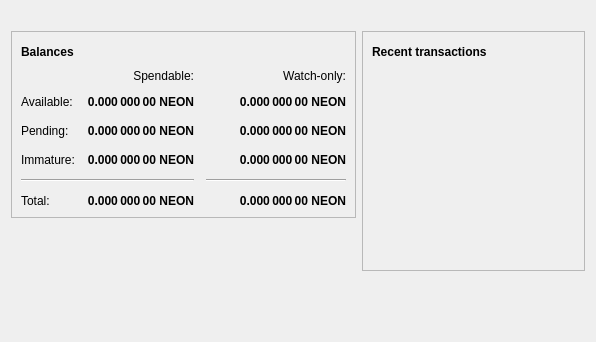
<?xml version="1.0" encoding="UTF-8"?>
<ui version="4.0">
 <class>OverviewPage</class>
 <widget class="QWidget" name="OverviewPage">
  <property name="geometry">
   <rect>
    <x>0</x>
    <y>0</y>
    <width>596</width>
    <height>342</height>
   </rect>
  </property>
  <property name="windowTitle">
   <string>Form</string>
  </property>
  <layout class="QVBoxLayout" name="topLayout">
   <item>
    <widget class="QLabel" name="labelAlerts">
     <property name="visible">
      <bool>false</bool>
     </property>
     <property name="styleSheet">
      <string notr="true">background-color: #3cb054; color:#ffffff;QLabel { background-color: qlineargradient(x1: 0, y1: 0, x2: 1, y2: 0, stop:0 #F0D0A0, st    op:1 #F8D488); color:#000000; }</string>
     </property>
     <property name="wordWrap">
      <bool>true</bool>
     </property>
     <property name="margin">
      <number>3</number>
     </property>
     <property name="textInteractionFlags">
      <set>Qt::TextSelectableByMouse</set>
     </property>
    </widget>
   </item>
   <item>
    <layout class="QHBoxLayout" name="horizontalLayout" stretch="1,1">
     <item>
      <layout class="QVBoxLayout" name="verticalLayout_2">
       <item>
        <widget class="QFrame" name="frame">
         <property name="frameShape">
          <enum>QFrame::StyledPanel</enum>
         </property>
         <property name="frameShadow">
          <enum>QFrame::Raised</enum>
         </property>
         <layout class="QVBoxLayout" name="verticalLayout_4">
          <item>
           <layout class="QHBoxLayout" name="horizontalLayout_4">
            <item>
             <widget class="QLabel" name="label_5">
              <property name="font">
               <font>
                <weight>75</weight>
                <bold>true</bold>
               </font>
              </property>
              <property name="text">
               <string>Balances</string>
              </property>
             </widget>
            </item>
            <item>
             <widget class="QPushButton" name="labelWalletStatus">
              <property name="enabled">
               <bool>true</bool>
              </property>
              <property name="maximumSize">
               <size>
                <width>30</width>
                <height>16777215</height>
               </size>
              </property>
              <property name="toolTip">
               <string>The displayed information may be out of date. Your wallet automatically synchronizes with the Neon network after a connection is established, but this process has not completed yet.</string>
              </property>
              <property name="text">
               <string/>
              </property>
              <property name="icon">
               <iconset resource="../neon.qrc">
                <normaloff>:/icons/warning</normaloff>
                <disabledoff>:/icons/warning</disabledoff>:/icons/warning</iconset>
              </property>
              <property name="iconSize">
               <size>
                <width>24</width>
                <height>24</height>
               </size>
              </property>
              <property name="flat">
               <bool>true</bool>
              </property>
             </widget>
            </item>
            <item>
             <spacer name="horizontalSpacer_3">
              <property name="orientation">
               <enum>Qt::Horizontal</enum>
              </property>
              <property name="sizeHint" stdset="0">
               <size>
                <width>40</width>
                <height>20</height>
               </size>
              </property>
             </spacer>
            </item>
           </layout>
          </item>
          <item>
           <layout class="QGridLayout" name="gridLayout">
            <property name="spacing">
             <number>12</number>
            </property>
            <item row="2" column="2">
             <widget class="QLabel" name="labelWatchPending">
              <property name="font">
               <font>
                <weight>75</weight>
                <bold>true</bold>
               </font>
              </property>
              <property name="cursor">
               <cursorShape>IBeamCursor</cursorShape>
              </property>
              <property name="toolTip">
               <string>Unconfirmed transactions to watch-only addresses</string>
              </property>
              <property name="text">
               <string notr="true">0.000 000 00 NEON</string>
              </property>
              <property name="alignment">
               <set>Qt::AlignRight|Qt::AlignTrailing|Qt::AlignVCenter</set>
              </property>
              <property name="textInteractionFlags">
               <set>Qt::LinksAccessibleByMouse|Qt::TextSelectableByKeyboard|Qt::TextSelectableByMouse</set>
              </property>
             </widget>
            </item>
            <item row="2" column="1">
             <widget class="QLabel" name="labelUnconfirmed">
              <property name="font">
               <font>
                <weight>75</weight>
                <bold>true</bold>
               </font>
              </property>
              <property name="cursor">
               <cursorShape>IBeamCursor</cursorShape>
              </property>
              <property name="toolTip">
               <string>Total of transactions that have yet to be confirmed, and do not yet count toward the spendable balance</string>
              </property>
              <property name="text">
               <string notr="true">0.000 000 00 NEON</string>
              </property>
              <property name="alignment">
               <set>Qt::AlignRight|Qt::AlignTrailing|Qt::AlignVCenter</set>
              </property>
              <property name="textInteractionFlags">
               <set>Qt::LinksAccessibleByMouse|Qt::TextSelectableByKeyboard|Qt::TextSelectableByMouse</set>
              </property>
             </widget>
            </item>
            <item row="3" column="2">
             <widget class="QLabel" name="labelWatchImmature">
              <property name="font">
               <font>
                <weight>75</weight>
                <bold>true</bold>
               </font>
              </property>
              <property name="cursor">
               <cursorShape>IBeamCursor</cursorShape>
              </property>
              <property name="toolTip">
               <string>Mined balance in watch-only addresses that has not yet matured</string>
              </property>
              <property name="text">
               <string notr="true">0.000 000 00 NEON</string>
              </property>
              <property name="alignment">
               <set>Qt::AlignRight|Qt::AlignTrailing|Qt::AlignVCenter</set>
              </property>
              <property name="textInteractionFlags">
               <set>Qt::LinksAccessibleByMouse|Qt::TextSelectableByKeyboard|Qt::TextSelectableByMouse</set>
              </property>
             </widget>
            </item>
            <item row="4" column="0" colspan="2">
             <widget class="Line" name="line">
              <property name="orientation">
               <enum>Qt::Horizontal</enum>
              </property>
             </widget>
            </item>
            <item row="4" column="2">
             <widget class="Line" name="lineWatchBalance">
              <property name="sizePolicy">
               <sizepolicy hsizetype="Preferred" vsizetype="Fixed">
                <horstretch>0</horstretch>
                <verstretch>0</verstretch>
               </sizepolicy>
              </property>
              <property name="minimumSize">
               <size>
                <width>140</width>
                <height>0</height>
               </size>
              </property>
              <property name="orientation">
               <enum>Qt::Horizontal</enum>
              </property>
             </widget>
            </item>
            <item row="5" column="0">
             <widget class="QLabel" name="labelTotalText">
              <property name="text">
               <string>Total:</string>
              </property>
             </widget>
            </item>
            <item row="3" column="1">
             <widget class="QLabel" name="labelImmature">
              <property name="font">
               <font>
                <weight>75</weight>
                <bold>true</bold>
               </font>
              </property>
              <property name="cursor">
               <cursorShape>IBeamCursor</cursorShape>
              </property>
              <property name="toolTip">
               <string>Mined balance that has not yet matured</string>
              </property>
              <property name="text">
               <string notr="true">0.000 000 00 NEON</string>
              </property>
              <property name="alignment">
               <set>Qt::AlignRight|Qt::AlignTrailing|Qt::AlignVCenter</set>
              </property>
              <property name="textInteractionFlags">
               <set>Qt::LinksAccessibleByMouse|Qt::TextSelectableByKeyboard|Qt::TextSelectableByMouse</set>
              </property>
             </widget>
            </item>
            <item row="2" column="3">
             <spacer name="horizontalSpacer_2">
              <property name="orientation">
               <enum>Qt::Horizontal</enum>
              </property>
              <property name="sizeHint" stdset="0">
               <size>
                <width>40</width>
                <height>20</height>
               </size>
              </property>
             </spacer>
            </item>
            <item row="3" column="0">
             <widget class="QLabel" name="labelImmatureText">
              <property name="text">
               <string>Immature:</string>
              </property>
             </widget>
            </item>
            <item row="5" column="1">
             <widget class="QLabel" name="labelTotal">
              <property name="font">
               <font>
                <weight>75</weight>
                <bold>true</bold>
               </font>
              </property>
              <property name="cursor">
               <cursorShape>IBeamCursor</cursorShape>
              </property>
              <property name="toolTip">
               <string>Your current total balance</string>
              </property>
              <property name="text">
               <string notr="true">0.000 000 00 NEON</string>
              </property>
              <property name="alignment">
               <set>Qt::AlignRight|Qt::AlignTrailing|Qt::AlignVCenter</set>
              </property>
              <property name="textInteractionFlags">
               <set>Qt::LinksAccessibleByMouse|Qt::TextSelectableByKeyboard|Qt::TextSelectableByMouse</set>
              </property>
             </widget>
            </item>
            <item row="5" column="2">
             <widget class="QLabel" name="labelWatchTotal">
              <property name="font">
               <font>
                <weight>75</weight>
                <bold>true</bold>
               </font>
              </property>
              <property name="cursor">
               <cursorShape>IBeamCursor</cursorShape>
              </property>
              <property name="toolTip">
               <string>Current total balance in watch-only addresses</string>
              </property>
              <property name="text">
               <string notr="true">0.000 000 00 NEON</string>
              </property>
              <property name="alignment">
               <set>Qt::AlignRight|Qt::AlignTrailing|Qt::AlignVCenter</set>
              </property>
              <property name="textInteractionFlags">
               <set>Qt::LinksAccessibleByMouse|Qt::TextSelectableByKeyboard|Qt::TextSelectableByMouse</set>
              </property>
             </widget>
            </item>
            <item row="0" column="2">
             <widget class="QLabel" name="labelWatchonly">
              <property name="text">
               <string>Watch-only:</string>
              </property>
              <property name="alignment">
               <set>Qt::AlignRight|Qt::AlignTrailing|Qt::AlignVCenter</set>
              </property>
             </widget>
            </item>
            <item row="1" column="0">
             <widget class="QLabel" name="labelBalanceText">
              <property name="text">
               <string>Available:</string>
              </property>
             </widget>
            </item>
            <item row="1" column="1">
             <widget class="QLabel" name="labelBalance">
              <property name="font">
               <font>
                <weight>75</weight>
                <bold>true</bold>
               </font>
              </property>
              <property name="cursor">
               <cursorShape>IBeamCursor</cursorShape>
              </property>
              <property name="toolTip">
               <string>Your current spendable balance</string>
              </property>
              <property name="text">
               <string notr="true">0.000 000 00 NEON</string>
              </property>
              <property name="alignment">
               <set>Qt::AlignRight|Qt::AlignTrailing|Qt::AlignVCenter</set>
              </property>
              <property name="textInteractionFlags">
               <set>Qt::LinksAccessibleByMouse|Qt::TextSelectableByKeyboard|Qt::TextSelectableByMouse</set>
              </property>
             </widget>
            </item>
            <item row="1" column="2">
             <widget class="QLabel" name="labelWatchAvailable">
              <property name="font">
               <font>
                <weight>75</weight>
                <bold>true</bold>
               </font>
              </property>
              <property name="cursor">
               <cursorShape>IBeamCursor</cursorShape>
              </property>
              <property name="toolTip">
               <string>Your current balance in watch-only addresses</string>
              </property>
              <property name="text">
               <string notr="true">0.000 000 00 NEON</string>
              </property>
              <property name="alignment">
               <set>Qt::AlignRight|Qt::AlignTrailing|Qt::AlignVCenter</set>
              </property>
              <property name="textInteractionFlags">
               <set>Qt::LinksAccessibleByMouse|Qt::TextSelectableByKeyboard|Qt::TextSelectableByMouse</set>
              </property>
             </widget>
            </item>
            <item row="2" column="0">
             <widget class="QLabel" name="labelPendingText">
              <property name="text">
               <string>Pending:</string>
              </property>
             </widget>
            </item>
            <item row="0" column="1">
             <widget class="QLabel" name="labelSpendable">
              <property name="text">
               <string>Spendable:</string>
              </property>
              <property name="alignment">
               <set>Qt::AlignRight|Qt::AlignTrailing|Qt::AlignVCenter</set>
              </property>
             </widget>
            </item>
           </layout>
          </item>
         </layout>
        </widget>
       </item>
       <item>
        <spacer name="verticalSpacer">
         <property name="orientation">
          <enum>Qt::Vertical</enum>
         </property>
         <property name="sizeHint" stdset="0">
          <size>
           <width>20</width>
           <height>40</height>
          </size>
         </property>
        </spacer>
       </item>
      </layout>
     </item>
     <item>
      <layout class="QVBoxLayout" name="verticalLayout_3">
       <item>
        <widget class="QFrame" name="frame_2">
         <property name="frameShape">
          <enum>QFrame::StyledPanel</enum>
         </property>
         <property name="frameShadow">
          <enum>QFrame::Raised</enum>
         </property>
         <layout class="QVBoxLayout" name="verticalLayout">
          <item>
           <layout class="QHBoxLayout" name="horizontalLayout_2">
            <item>
             <widget class="QLabel" name="label_4">
              <property name="font">
               <font>
                <weight>75</weight>
                <bold>true</bold>
               </font>
              </property>
              <property name="text">
               <string>Recent transactions</string>
              </property>
             </widget>
            </item>
            <item>
             <widget class="QPushButton" name="labelTransactionsStatus">
              <property name="enabled">
               <bool>true</bool>
              </property>
              <property name="maximumSize">
               <size>
                <width>30</width>
                <height>16777215</height>
               </size>
              </property>
              <property name="toolTip">
               <string>The displayed information may be out of date. Your wallet automatically synchronizes with the Neon network after a connection is established, but this process has not completed yet.</string>
              </property>
              <property name="text">
               <string/>
              </property>
              <property name="icon">
               <iconset resource="../neon.qrc">
                <normaloff>:/icons/warning</normaloff>
                <disabledoff>:/icons/warning</disabledoff>:/icons/warning</iconset>
              </property>
              <property name="iconSize">
               <size>
                <width>24</width>
                <height>24</height>
               </size>
              </property>
              <property name="flat">
               <bool>true</bool>
              </property>
             </widget>
            </item>
            <item>
             <spacer name="horizontalSpacer">
              <property name="orientation">
               <enum>Qt::Horizontal</enum>
              </property>
              <property name="sizeHint" stdset="0">
               <size>
                <width>40</width>
                <height>20</height>
               </size>
              </property>
             </spacer>
            </item>
           </layout>
          </item>
          <item>
           <widget class="QListView" name="listTransactions">
            <property name="styleSheet">
             <string notr="true">QListView { background: transparent; }</string>
            </property>
            <property name="frameShape">
             <enum>QFrame::NoFrame</enum>
            </property>
            <property name="verticalScrollBarPolicy">
             <enum>Qt::ScrollBarAlwaysOff</enum>
            </property>
            <property name="horizontalScrollBarPolicy">
             <enum>Qt::ScrollBarAlwaysOff</enum>
            </property>
            <property name="selectionMode">
             <enum>QAbstractItemView::NoSelection</enum>
            </property>
           </widget>
          </item>
         </layout>
        </widget>
       </item>
       <item>
        <spacer name="verticalSpacer_2">
         <property name="orientation">
          <enum>Qt::Vertical</enum>
         </property>
         <property name="sizeHint" stdset="0">
          <size>
           <width>20</width>
           <height>40</height>
          </size>
         </property>
        </spacer>
       </item>
      </layout>
     </item>
    </layout>
   </item>
  </layout>
 </widget>
 <resources/>
 <connections/>
</ui>
